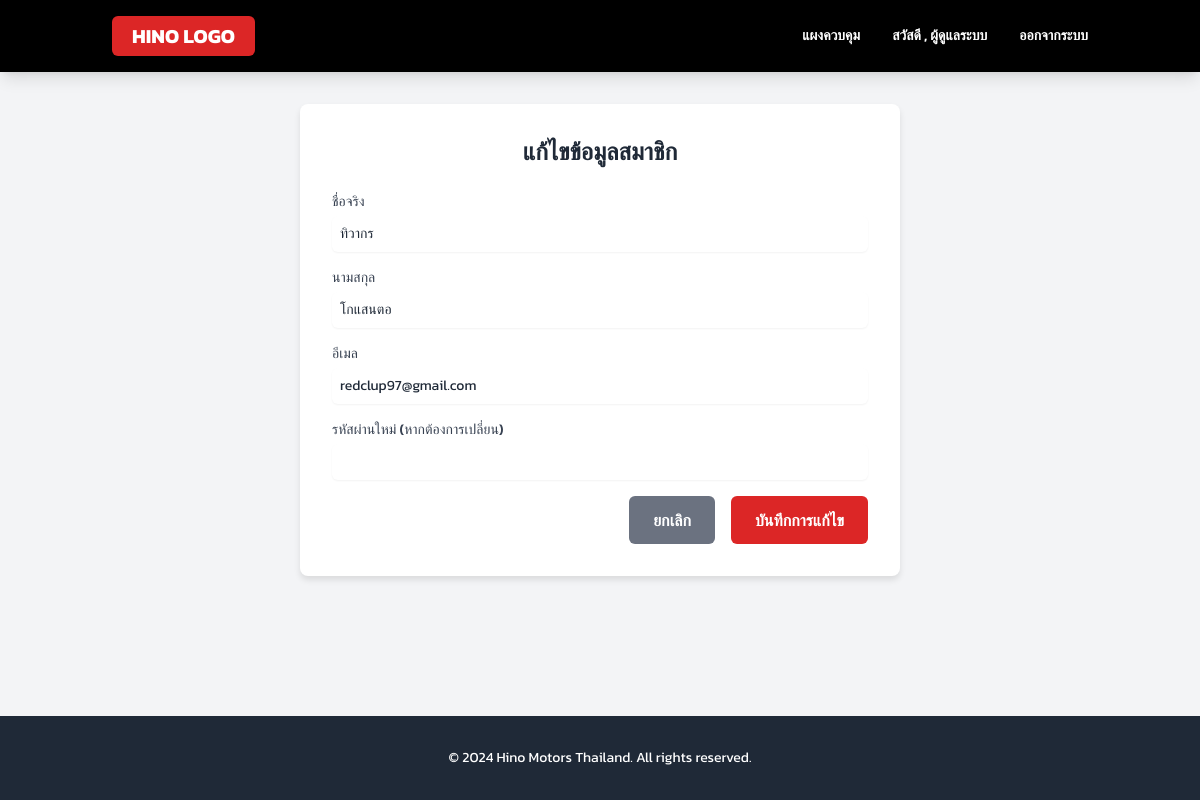
/admin_edit_customer.php?id=1 (signed in), run on the app's committed database.
### tables this page shows
CREATE TABLE `customers` (
  `customer_id` int(11) NOT NULL,
  `first_name` varchar(50) NOT NULL,
  `last_name` varchar(50) NOT NULL,
  `email` varchar(100) NOT NULL,
  `phone` varchar(15) DEFAULT NULL,
  `password_hash` varchar(255) NOT NULL,
  `created_at` timestamp NOT NULL DEFAULT current_timestamp(),
  `reset_token` varchar(255) DEFAULT NULL,
  `token_expiry` datetime DEFAULT NULL
);

### admin_edit_customer.php (the view, shortened to what this page needs)
<?php
include 'db_connect.php';
$admin_name = isset($_SESSION['first_name']) ? $_SESSION['first_name'] : 'ผู้ดูแลระบบ';
$customer = null;
if (isset($_GET['id'])) {
    $customer_id = $_GET['id'];
    $sql = "SELECT customer_id, first_name, last_name, email FROM customers WHERE customer_id = ?";
    $stmt = $conn->prepare($sql);
    $stmt->bind_param("i", $customer_id);
    $stmt->execute();
    $result = $stmt->get_result();
    if ($result->num_rows > 0) {
        $customer = $result->fetch_assoc();
    } else {
        $message = "ไม่พบข้อมูลสมาชิก";
    }
} else {
    header("Location: admin_dashboard.php");
    exit;
}
?>
<!DOCTYPE html>
<html lang="th">
<head>
    <script src="https://cdn.tailwindcss.com"></script>
</head>
<body class="bg-gray-100 text-gray-800">
    <header class="bg-black text-white shadow-lg sticky top-0 z-50">
        <nav class="container mx-auto px-6 py-4 flex items-center justify-between">
            <div class="h-10 bg-red-600 px-5 flex items-center rounded-md">
                <span class="text-white text-xl font-bold">HINO LOGO</span>
            </div>
            <div class="flex items-center space-x-8 text-sm font-semibold">
                <a href="admin_dashboard.php" class="text-white hover:text-red-600 transition-colors duration-300">แผงควบคุม</a>
                <div class="text-white">
                    สวัสดี , <strong><?php echo htmlspecialchars($admin_name); ?></strong>
                </div>
                <a href="admin_logout.php" class="hover:text-red-600 transition-colors duration-300">ออกจากระบบ</a>
            </div>
        </nav>
    </header>
    <main class="main-content">
        <div class="form-container">
            <h2 class="text-2xl font-bold text-center mb-6">แก้ไขข้อมูลสมาชิก</h2>
            <?php if ($customer): ?>
                <form action="admin_edit_customer.php?id=<?php echo htmlspecialchars($customer['customer_id']); ?>" method="POST" class="space-y-4">
                    <div>
                        <label for="first_name" class="block text-sm font-medium text-gray-700">ชื่อจริง</label>
                        <input type="text" id="first_name" name="first_name" value="<?php echo htmlspecialchars($customer['first_name']); ?>" required
                            class="mt-1 block w-full rounded-md border-gray-300 shadow-sm focus:border-red-500 focus:ring-red-500 sm:text-sm p-2">
                    </div>
                    <div>
                        <label for="last_name" class="block text-sm font-medium text-gray-700">นามสกุล</label>
                        <input type="text" id="last_name" name="last_name" value="<?php echo htmlspecialchars($customer['last_name']); ?>" required
                            class="mt-1 block w-full rounded-md border-gray-300 shadow-sm focus:border-red-500 focus:ring-red-500 sm:text-sm p-2">
                    </div>
                    <div>
                        <label for="email" class="block text-sm font-medium text-gray-700">อีเมล</label>
                        <input type="email" id="email" name="email" value="<?php echo htmlspecialchars($customer['email']); ?>" required
                            class="mt-1 block w-full rounded-md border-gray-300 shadow-sm focus:border-red-500 focus:ring-red-500 sm:text-sm p-2">
                    </div>
                    <div>
                        <label for="password" class="block text-sm font-medium text-gray-700">รหัสผ่านใหม่ (หากต้องการเปลี่ยน)</label>
                        <input type="password" id="password" name="password"
                            class="mt-1 block w-full rounded-md border-gray-300 shadow-sm focus:border-red-500 focus:ring-red-500 sm:text-sm p-2">
                    </div>
                    <div class="flex justify-end space-x-4">
                        <a href="admin_dashboard.php" class="btn btn-secondary">ยกเลิก</a>
                        <button type="submit" class="btn btn-primary">บันทึกการแก้ไข</button>
                    </div>
                </form>
            <?php endif; ?>
        </div>
    </main>
    <footer class="bg-gray-800 text-white py-8 mt-auto">
        <div class="container mx-auto px-6 text-center text-sm">
            <p>&copy; 2024 Hino Motors Thailand. All rights reserved.</p>
        </div>
    </footer>
</body>
</html>

### admin_edit_customer.php (style rules this page uses)
body { font-family: 'Kanit', sans-serif; background-color: #f3f4f6; display: flex; flex-direction: column; min-height: 100vh; }
.main-content { flex-grow: 1; padding: 2rem; }
.form-container { max-width: 600px; margin-left: auto; margin-right: auto; padding: 2rem; background-color: #ffffff; border-radius: 0.5rem; box-shadow: 0 4px 6px rgba(0, 0, 0, 0.1); }
.btn-primary { background-color: #dc2626; color: white; padding: 0.75rem 1.5rem; border-radius: 0.375rem; font-weight: 600; text-align: center; cursor: pointer; transition: background-color 0.3s; }
.btn-secondary { background-color: #6b7280; color: white; padding: 0.75rem 1.5rem; border-radius: 0.375rem; font-weight: 600; text-align: center; cursor: pointer; transition: background-color 0.3s; }

### data on the page
customers: first_name "ทิวากร", last_name "โกแสนตอ", email "redclup97@gmail.com"

### other printed values
$admin_name "ผู้ดูแลระบบ"
